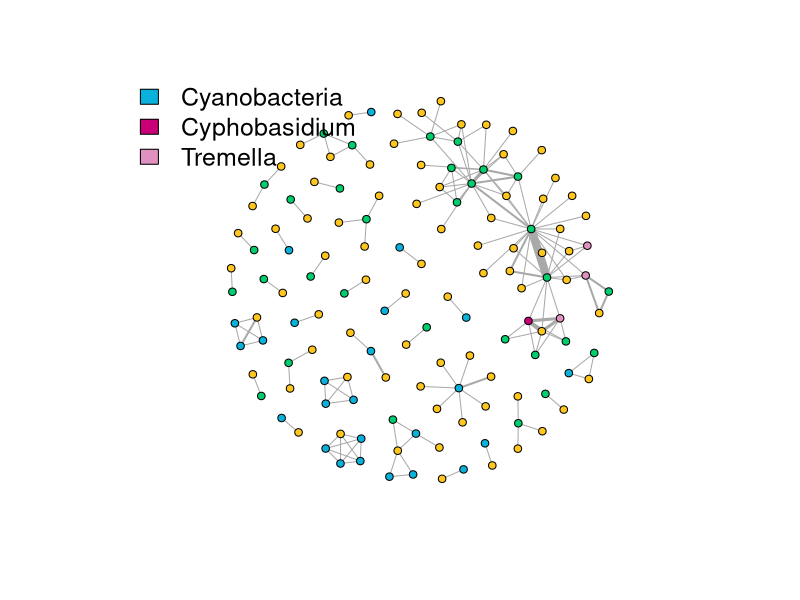

The R source for this figure:
# coocurrence euks + cyano
#loading required packages
# All new packages should be added here
#setwd("~/Documents/coverage")
suppressPackageStartupMessages(require(tidyverse))
library(igraph)
library(qgraph)

# default plotting settings
options(repr.plot.width=10, repr.plot.height=5)
theme_set(theme_minimal(base_size = 23))


# define colors for plotting
node_colors = c("Main fungal symbiont" = "#FFC61E",
  "Green Algal Photobiont" = "#00CD6C", 
                "Cyanobacteria"="#09b1db",
                "Cyphobasidium"="#c90076",
                "Tremella"="#e091bf"
)

#load data

# Manually curated table with functional assignments of the genomes (mycobiont/photobiont/etc) (produced by code/assigne_putative_mag_roles.R)
mags_role<-read.delim("results/tables/MAG_confirmed_roles_bwa.txt")
mags_role$label<-mags_role$confirmed_role
mags_role$label[mags_role$label=="photobiont_chloro"]<-"Green Algal Photobiont"
mags_role$label[mags_role$label=="photobiont_cyano"]<-"Cyanobacteria"
mags_role$label[mags_role$label=="cephalodia_cyano"]<-"Cyanobacteria"
mags_role$label[mags_role$label=="mycobiont"]<-"Main fungal symbiont"
mags_role$label[mags_role$label=="cypho"]<-"Cyphobasidium"
mags_role$label[mags_role$label=="tremella"]<-"Tremella"

#remove "fungi_other", as some of them are mycobionts in other metagenomes, and including them will be a misrepresentation
#remove metagenomes which have "mycobiont_missassigned" label, because they likely are not the lichen they are labelled as
#remove metagenomes where mycobiont mag wasn't recovered
mags_role_filtered<-mags_role %>% filter(!(label %in% c("fungi_other","algae_other","bacteria_other"))) %>%
  filter(!(metagenome %in% mags_role$metagenome[mags_role$label=="mycobiont_missassigned"])) %>%
  filter(metagenome %in% mags_role$metagenome[mags_role$label=="Main fungal symbiont"])

# clades to plot
clades_to_plot = c("Green Algal Photobiont", "Main fungal symbiont","Cyphobasidium","Tremella", "Cyanobacteria")



# Create table that collects which MAG is co-occurring with what other MAG
dat = mags_role_filtered %>% as_tibble() %>% select(Genome,metagenome)


# Some R Magic to create a who with who table
V <- crossprod(table(dat[c(2,1)]))
V_orig = V # save this for later, when we need the full object again
# remove duplicates and diagonal
V[upper.tri(V) ]<- 0
diag(V) <- 0


# for a graph we create edges 
edges = V %>% as_tibble() %>%
  mutate(from = rownames(V)) %>%
  gather(to, width, -from) %>%
  filter(width > 0) 

# lets define interesting groups for the graph annotation
species_labels = tibble(Genome = unique(c(edges$from, edges$to))) %>% 
  left_join(bind_rows(mags_role_filtered %>% select(Genome, label))) %>% unique()
# and nodes
vertices = tibble(name = unique(c(edges$from, edges$to))) %>% 
  left_join(species_labels, by = c("name" = "Genome")) %>%
  rename(group = label) %>%
  mutate(color = node_colors[match(group, names(node_colors))])


# reduce edges and vertices to the predifined groups
vertices = vertices %>% filter(group %in% clades_to_plot)
edges = edges %>% filter(to %in% vertices$name & from %in%  vertices$name )



g = graph_from_data_frame(edges,vertices = vertices, directed = F)
# remove isoated verices
g = delete.vertices(g, which(degree(g)==0))

options(repr.plot.width=15, repr.plot.height=10)


# lets plot the graph nicely using qgraph
e <- get.edgelist(g, names=F)
# Make a layout that looks good
l = qgraph.layout.fruchtermanreingold(e,vcount=vcount(g),
                                      area=30*(vcount(g)^2),repulse.rad=(vcount(g)^3.6))


pdf("results/figures/coocc_graph_euk.pdf")
plot<-plot(g,layout=l,vertex.size=4,vertex.label=NA, weight=E(g)$weight)
op <- par(cex = 1.5)
legend(-1.6,1.5,, legend=names(node_colors),box.lty=0,bg=NA,
       fill=node_colors, cex=1)
text(0,-1.2,"Eukaryotic symbionts and Cyanobacteria")
dev.off()

##what are the two co-occurring algae?
edges[which.max(edges$width),]
